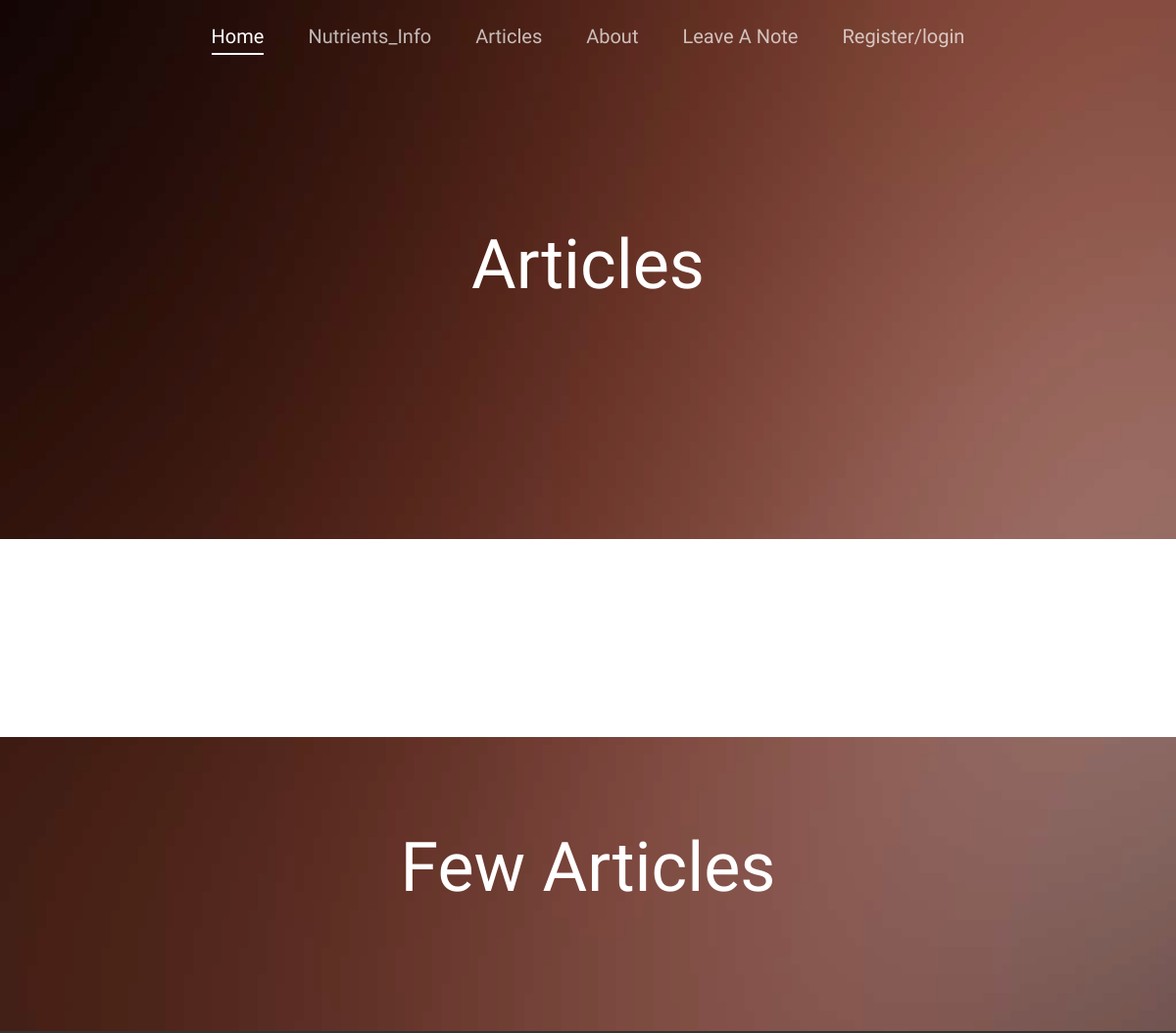
/articles/ (upper part), run on an earlier commit of the app's database.
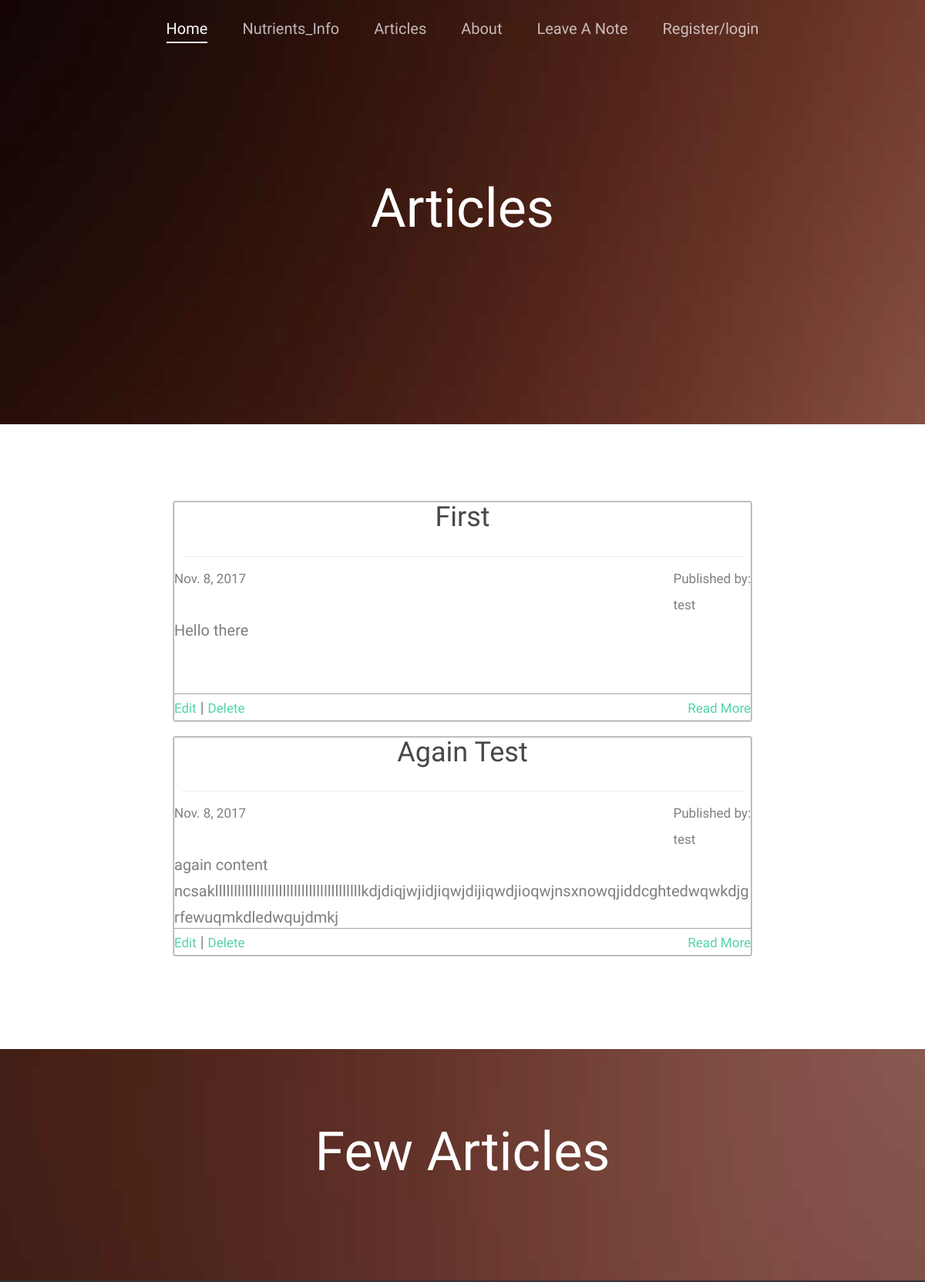
And on a later commit of the database.
### articles/models.py (models this page shows, shortened)
class Article(models.Model):
    user = models.ForeignKey(User, on_delete=models.CASCADE)
    title = models.CharField(max_length=75)
    content = models.TextField()
    publisher = models.CharField(max_length=50)
    date = models.DateField()

### articles/views.py (the view)
# urls.py: url(r'^articles/', include('articles.urls')),
def articles(request):
    all_articles = Article.objects.all()
    return render(request, 'articles.html', {'all_articles': all_articles})

### articles/templates/articles.html
{% extends 'base.html' %}
{% block body %}
  <div class="fh5co-hero"
       style="background-image: url(images/hero_2.jpg);"
       data-stellar-background-ratio="0.5">
    <div class="overlay"></div>
    <div class="container">
      <div class="row">
        <div
            class="col-md-8 col-md-offset-2 col-sm-12 col-sm-offset-0 col-xs-12 col-xs-offset-0 text-center fh5co-table">
          <div class="fh5co-intro fh5co-table-cell">
            <h1 class="text-center">Articles</h1>
          </div>
        </div>
      </div>
    </div>
  </div>
  <div class="fh5co-section">
    <div class="container">
      <div class="row">
        <div class="col-md-2"></div>
        <div class="col-md-8">
          {% for article in all_articles %}
            <div class="fh5co-text article-box">
              <div class="text-center"><h1>{{ article.title }}</h1>
                <hr>
              </div>
              <span><small>{{ article.date }}</small></span><span
                style="float: right;">
              <small>Published by:</small><br>
            <small>{{ article.publisher }}</small>
          </span>
              <div class="article-content">
                {{ article.content }}
              </div>
              <span><small><a href="#">Edit</a></small></span> | <span><small><a href="#">Delete</a></small></span><span
                style="float: right;">
              <small><a href="{% url 'articles:full_article' article.id %}">Read More</a></small>
            </span>
            </div>
          {% endfor %}
        </div>
      </div>
      <div class="col-md-2"></div>
    </div>
  </div>
  <div class="fh5co-parallax"
       style="background-image: url(images/hero_2.jpg);height: 300px; margin: auto;"
       data-stellar-background-ratio="0.5">
    <div class="overlay"></div>
    <div class="container">
      <div class="row">
        <div
            class="col-md-8 col-md-offset-2 col-sm-12 col-sm-offset-0 col-xs-12 col-xs-offset-0 text-center fh5co-table">
          <div class="fh5co-intro fh5co-table-cell">
            <h1 class="text-center" style="margin-top: -180px;">
              Few Articles</h1>
          </div>
        </div>
      </div>
    </div>
  </div>
{% endblock %}

What changed in the data, as far as the page shows it:
added Article: title "First", date "Nov. 8, 2017", publisher "test", content "Hello there"
added Article: title "Again Test", date "Nov. 8, 2017", publisher "test", content "again content ncsaklllllllllllllllllllllllllllllllllllllllkdjdiqjwjidjiqwjdijiqwdjioqwjnsxnowqjiddcghtedwqwkdjgrfewuqmkdledwqujdmkj"
